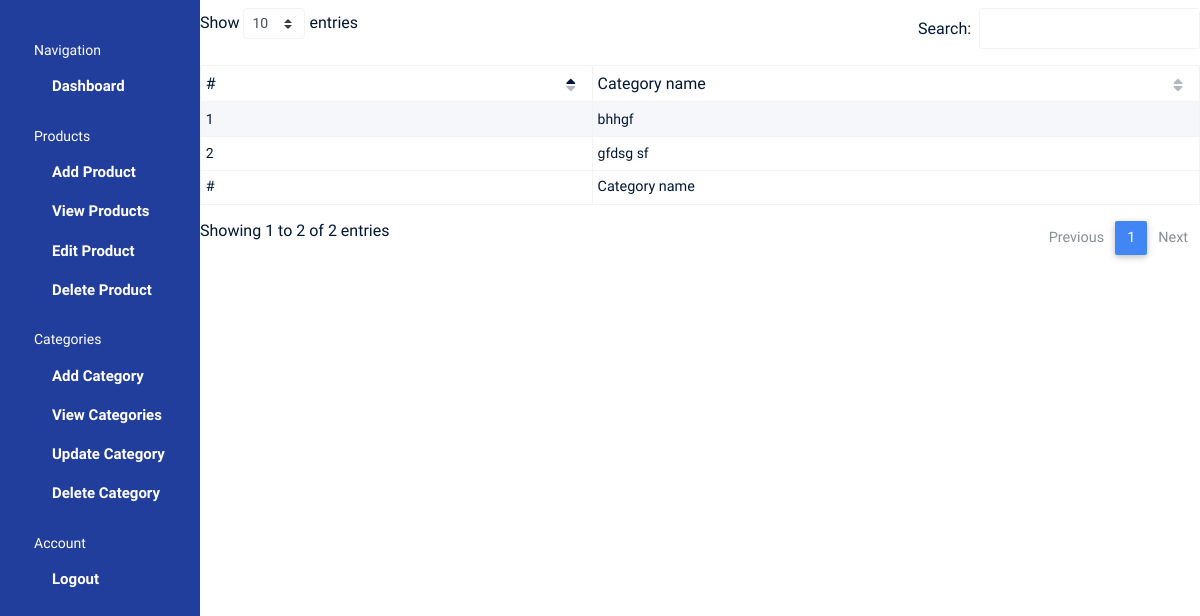
The app's page /category-view/, older data.
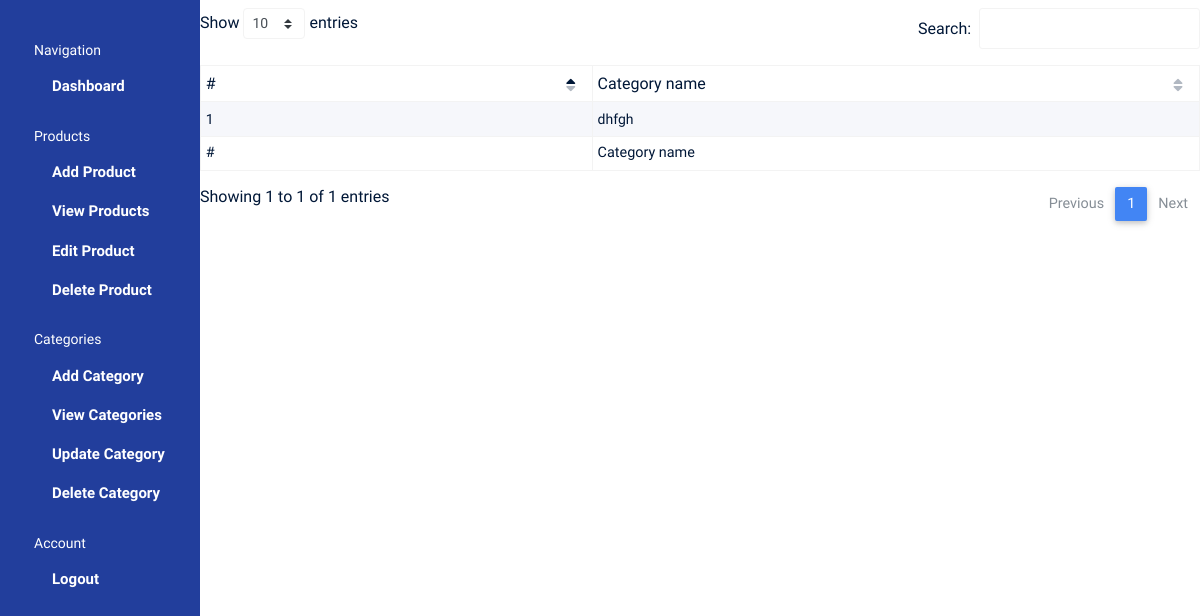
The same page, newer data.
### Home/models.py (models this page shows, shortened)
class Category(models.Model):
    name = models.CharField(verbose_name="Category Name:", max_length=80)
    class Meta:
        verbose_name_plural = "Categories"

### Home/views.py (the view)
# urls.py: path("category-view/", viewCategory, name="view_cat"),
def viewCategory(request):
    category = Category.objects.all()
    return render(request, 'pages/view-category.html', {'category':category})

### templates/pages/view-category.html (shortened to what this page needs)
<!DOCTYPE html>
<html lang="en">
{% load static %}
<head>
  <link rel="stylesheet" href="https://use.fontawesome.com/releases/v5.11.2/css/all.css">
  <link rel="stylesheet" href="{% static 'css/mdb/css/bootstrap.min.css' %}">
  <link rel="stylesheet" href="{% static 'css/mdb/css/style.css' %}">
  <link rel="stylesheet" href="{% static 'css/mdb/css/mdb.min.css' %}">
  <link href="{% static 'css/mdb/css/addons/datatables.min.css' %}" rel="stylesheet">
  <link rel="stylesheet" href="{% static 'css/mdb/css/style.css' %}">
  <link rel="stylesheet" href="{% static 'css/superuser.css' %}">
</head>
<body>
  <div class="container-scroller d-flex">
    <nav class="sidebar sidebar-offcanvas" id="sidebar">
      <ul class="nav">
        <li class="nav-item sidebar-category">
          <p>Navigation</p>
        </li>
        <li class="nav-item">
          <a class="nav-link" href="{% url 'Home' %}">
            <span class="menu-title">Dashboard</span>
          </a>
        </li>
        <li class="nav-item sidebar-category">
          <p>Products</p>
        </li>
        {% if request.user.is_agent %}
        <li class="nav-item">
            <a class="nav-link" href="{% url 'view_prod' %}">
              <i class="mdi mdi-view-quilt menu-icon"></i>
              <span class="menu-title">View Products</span>
            </a>
          </li>
          <li class="nav-item sidebar-category">
          <p>Categories</p>
          <span></span>
        </li>
<li class="nav-item">
            <a class="nav-link" href="{% url 'view_cat' %}">
              <i class="mdi mdi-view-quilt menu-icon"></i>
              <span class="menu-title">View Categories</span>
            </a>
          </li>
        {% else %}
        <li class="nav-item">
            <a class="nav-link" href="{% url 'add_prod' %}">
              <span class="menu-title">Add Product</span>
            </a>
          </li>
          <li class="nav-item">
            <a class="nav-link" href="{% url 'view_prod' %}">
              <span class="menu-title">View Products</span>
            </a>
          </li>
          <li class="nav-item">
            <a class="nav-link" href="{% url 'edit_prod' %}">
              <span class="menu-title">Edit Product</span>
            </a>
          </li>
          <li class="nav-item">
            <a class="nav-link" href="{% url 'delete_prod' %}">
              <span class="menu-title">Delete Product</span>
            </a>
          </li>
        <li class="nav-item sidebar-category">
          <p>Categories</p>
        </li>
        <li class="nav-item">
            <a class="nav-link" href="{% url 'add_cat' %}">
              <span class="menu-title">Add Category</span>
            </a>
          </li>
          <li class="nav-item">
            <a class="nav-link" href="{% url 'view_cat' %}">
              <span class="menu-title">View Categories</span>
            </a>
          </li>
          <li class="nav-item">
            <a class="nav-link" href="{% url 'edit_cat' %}">
              <span class="menu-title">Update Category</span>
            </a>
          </li>
          <li class="nav-item">
            <a class="nav-link" href="{% url 'delete_cat' %}">
              <span class="menu-title">Delete Category</span>
            </a>
          </li>
          <li class="nav-item sidebar-category">
            <p>Account</p>
          </li>
          <li class="nav-item">
            <a class="nav-link" href="{% url 'logout' %}">
              <span class="menu-title">Logout</span>
            </a>
          </li>
          {% endif %}
      </ul>
    </nav>
    <table id="dtBasicExample" class="table table-striped table-bordered table-sm" cellspacing="0" width="100%">
  <thead>
    <tr>
      <th class="th-sm">#
      </th>
      <th class="th-sm">Category name
      </th>
    </tr>
  </thead>
  <tbody>
  {% for category in category %}
    <tr>
      <td>{{ category.id }}</td>
      <td>{{ category.name }}</td>
    </tr>
  {% endfor %}
  </tbody>
  <tfoot>
    <tr>
      <th>#
      </th>
      <th>Category name
      </th>
    </tr>
  </tfoot>
</table>
  </div>
</body>
</html>

Row changes from the older to the newer data that the page shows:
removed Category: id "2", name "gfdsg sf"
changed Category id 1: name "bhhgf" → "dhfgh"
Text that changed along with them:
text written by a page script: "Show entries Search: Showing 1 to 2 of 2 entries Previous 1 Next" → "Show entries Search: Showing 1 to 1 of 1 entries Previous 1 Next"
